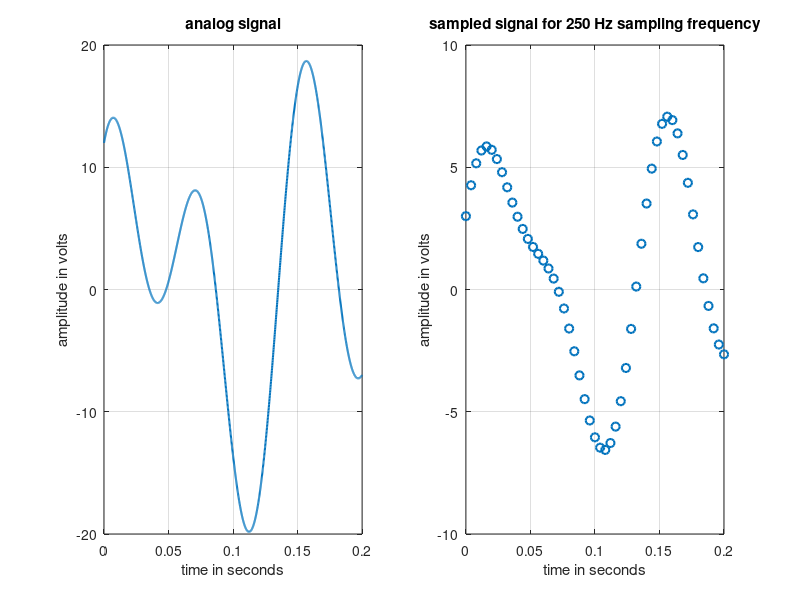
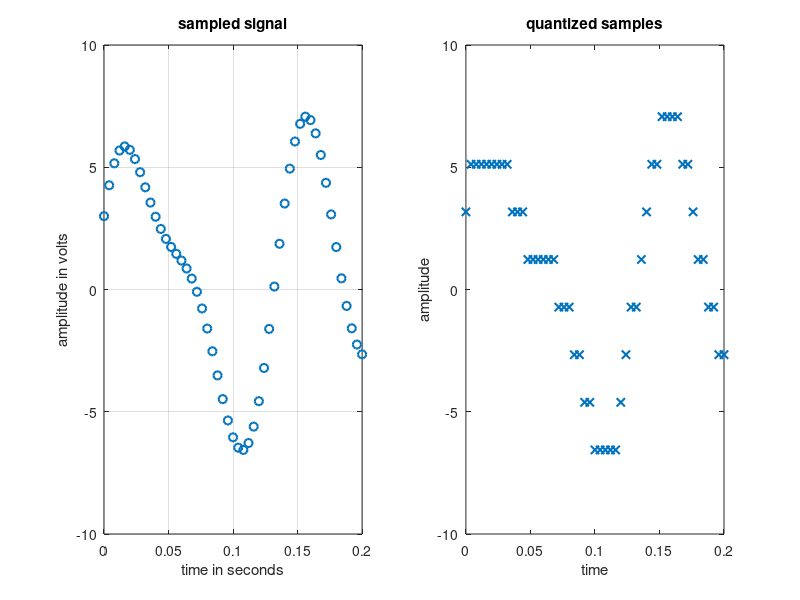

The MATLAB source for these figures, in order:
clc 
clear all 
close all 

% 22-47006-1
% AB-CDEFG-H
a1= 1;
a2= 3;
a3= 2;
a4= 4;
f1= 11;
f2= 13;
f3= 7;
f4= 8;
% sig = a1*sin(2*pi*f1*t) + a2*cos(2*pi*f2*t) + a3*sin(2*pi*f3*t) + a4*sin(2*pi*f4*t); 
% [a1 = F + 1, a2 = F + 3, a3 = F + 2, a4 = F + 4, f1 = G + 5, f2 = G + 7, f3 = G + 1, f4 = G + 2]

time_duration = 0.2;
%% Analog-like signal's representation
% Analog signal generation is not possible in MATLAB
a = [0.4 0.6 0.8]; % amplitude array for composite signal
f = [5 12 20]; % frequency array for composite signal
analog_t = 0:0.0001:time_duration;
analog_sig = a1*sin(2*pi*f1*analog_t) + 12*cos(2*pi*f2*analog_t) + 7*sin(a3*pi*f3*analog_t) + a4*sin (2*pi*f4*analog_t);
figure
subplot(1,2,1)
plot(analog_t, analog_sig,'linewidth',1.5)
grid on
xlabel('time in seconds')
ylabel('amplitude in volts')
title('analog signal')
%% Sampling Frequency
fs = 250;
ts = 1/fs;

samp_t = 0:1/fs:time_duration;
samp_sig = a1*sin(2*pi*f1*samp_t) + a2*cos(2*pi*f2*samp_t) + a3*sin(2*pi*f3*samp_t) + a4*sin (2*pi*f4*samp_t);
subplot(1,2,2)
plot(samp_t, samp_sig,'o','linewidth',1.5)
grid on
xlabel('time in seconds')
ylabel('amplitude in volts')
title(['sampled signal for ',num2str(fs),' Hz sampling frequency'])

%% Levels for Quantization
L = 8;
delta = (max(samp_sig) - min(samp_sig))/(L-1); % step size
quant_sig = min(samp_sig) + round((samp_sig - min(samp_sig))/delta)*delta; % quantized signal
figure
subplot(1,2,1)
plot(samp_t, samp_sig,'o','linewidth',1.5)
grid on
xlabel('time in seconds')
ylabel('amplitude in volts')
title('sampled signal')
subplot(1,2,2)
plot(samp_t, quant_sig,'x','linewidth',1.5);
xlabel('time')
ylabel('amplitude')
title('quantized samples')